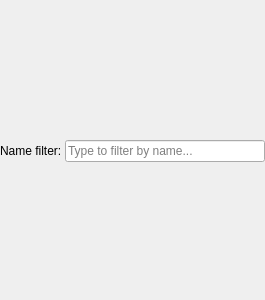
<?xml version="1.0" encoding="UTF-8"?>
<ui version="4.0">
 <class>PaletteWidget</class>
 <widget class="QWidget" name="PaletteWidget">
  <property name="geometry">
   <rect>
    <x>0</x>
    <y>0</y>
    <width>265</width>
    <height>300</height>
   </rect>
  </property>
  <property name="windowTitle">
   <string>Form</string>
  </property>
  <layout class="QVBoxLayout" name="verticalLayout">
   <property name="spacing">
    <number>3</number>
   </property>
   <property name="leftMargin">
    <number>0</number>
   </property>
   <property name="topMargin">
    <number>3</number>
   </property>
   <property name="rightMargin">
    <number>0</number>
   </property>
   <property name="bottomMargin">
    <number>0</number>
   </property>
   <item>
    <layout class="QHBoxLayout" name="horizontalLayout">
     <item>
      <widget class="QLabel" name="label">
       <property name="text">
        <string>Name filter:</string>
       </property>
      </widget>
     </item>
     <item>
      <widget class="QLineEdit" name="filterNameEdit">
       <property name="placeholderText">
        <string>Type to filter by name...</string>
       </property>
      </widget>
     </item>
    </layout>
   </item>
  </layout>
 </widget>
 <resources/>
 <connections/>
</ui>
